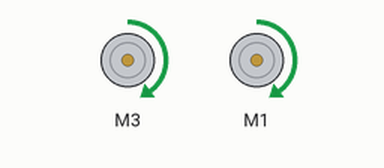
This sketch was run on a simulated Arduino Uno, built with avr-gcc and run on an emulated ATmega328P. Shown: 2 × DC motor (green arrow = forward, orange = backward, longer = faster).

Above: at 0.05 s.
Timing chart, 0 to 3.0 s (numbered marks = the images above):
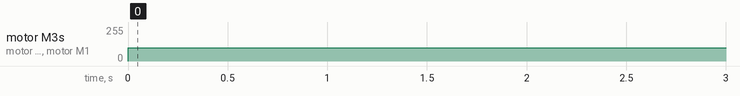

The sketch:

Drive_Test_Saved.ino
```cpp
/* DriveFirst
Test of driving foward

*/
#include <Wire.h>
#include <Adafruit_MotorShield.h>

// Create the motor shield object with the default I2C address
Adafruit_MotorShield AFMS = Adafruit_MotorShield ();

//Define Constants
#define TESTIME 1000

const byte SPEED = 100; // Default speedfor motors
//Define 'ports' for motors.
const byte LEFTMOTORPORT = 3;
const byte RIGHTMOTORPORT = 1;
//Create pointers to motor control objects
Adafruit_DCMotor *motorLeft = AFMS.getMotor (LEFTMOTORPORT);
Adafruit_DCMotor *motorRight = AFMS.getMotor (RIGHTMOTORPORT);

void setup(void){
  AFMS.begin(); // create with the default frequency 1.6KHz
  // Turn off all motors to start, just a good habit
  motorLeft->run(RELEASE);
  motorRight->run(RELEASE);
}

  void loop(void) {
  // delay(2000); // Delay for two seconds to give time to place the robot.

    motorLeft->setSpeed(SPEED); // Set both speeds
    motorRight->setSpeed(SPEED);
    motorLeft->run(FORWARD);
    motorRight->run(FORWARD);
delay(TESTIME); // Run for 1 second
// Turn off all motors to start, just a good habit
  motorLeft->run(RELEASE);
  motorRight->run(RELEASE);
      //delay(TESTIME); // Do not drive the motors for 1 second
//while(true)
  motorLeft->run(RELEASE);
  motorRight->run(RELEASE);

}
```

Measured:
- by itself, motor M3, motor M1: stopped → forward 100/255 at 0.00 s
